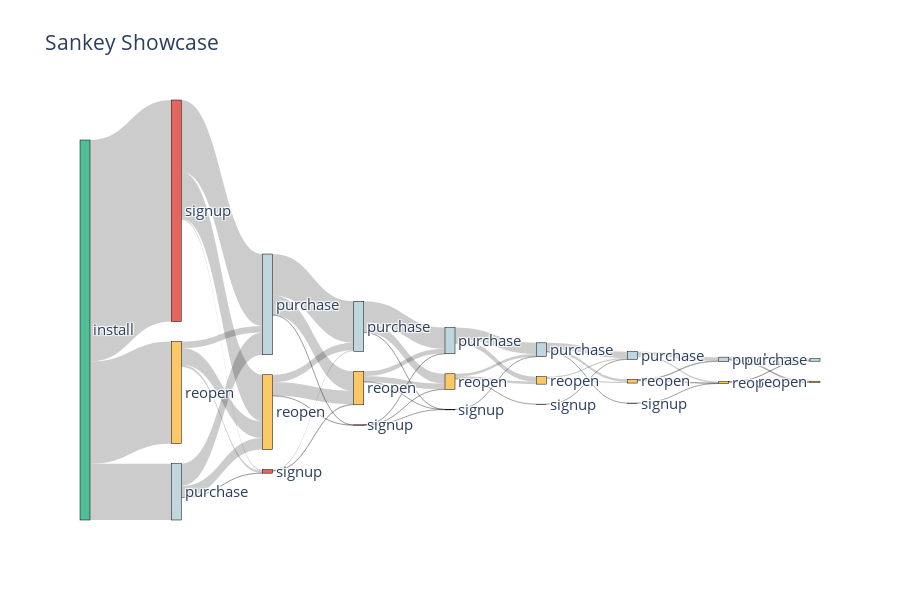

Notebook code for this chart:
### Code cell
import plotly.graph_objects as go
import chart_studio.plotly as py
import plotly

fig = go.Figure(data=[go.Sankey(
    node=dict(
        thickness=10,  # default is 20
        line=dict(color="black", width=0.5),
        label=labels,
        color=colors
    ),
    link=dict(
        source=sources,
        target=targets,
        value=values,
        label=time_to_next,
        hovertemplate='%{value} unique users went from %{source.label} to %{target.label}.<br />' +
        '<br />It took them %{label} in average.<extra></extra>',
    ))])

fig.update_layout(autosize=True, title_text="Sankey Showcase", font=dict(size=15), plot_bgcolor='white')

publish_to_web = False
if publish_to_web:
   py.iplot(fig, filename='user_journey')
else:
   fig.update_layout(width= 900, height=600)
   fig.show()

### Figure 1 — Plotly figure (JSON) as saved in the notebook; plotly's stock layout.template omitted (floating-point values rounded to 4 significant figures)
{"data": [{"link": {"hovertemplate": "%{value} unique users went from %{source.label} to %{target.label}.<br /><br />It took them %{label} in average.<extra></extra>", "label": ["0 days 00:00:00", "0 days 00:00:00", "0 days 00:00:01", "0 days 00:00:01", "0 days 00:00:00", "0 days 00:00:00", "0 days 00:00:00", "0 days 00:00:01", "0 days 00:00:00", "0 days 00:00:00", "0 days 00:00:01", "0 days 00:00:00", "0 days 00:00:00", "0 days 00:00:01", "0 days 00:00:00", "0 days 00:00:00", "0 days 00:00:01", "0 days 00:00:00", "0 days 00:00:01", "0 days 00:00:00", "0 days 00:00:00", "0 days 00:00:01", "0 days 00:00:00", "0 days 00:00:01", "0 days 00:00:00", "0 days 00:00:00", "0 days 00:00:01", "0 days 00:00:00", "0 days 00:00:00", "0 days 00:00:01", "0 days 00:00:00", "0 days 00:00:00", "0 days 00:00:01", "0 days 00:00:01", "0 days 00:00:00", "0 days 00:00:00", "0 days 00:00:01", "0 days 00:00:01", "0 days 00:00:00", "0 days 00:00:00", "0 days 00:00:01", "0 days 00:00:00", "0 days 00:00:00", "0 days 00:00:01", "0 days 00:00:00", "0 days 00:00:01", "0 days 00:00:00", "0 days 00:00:00", "0 days 00:00:00", "0 days 00:00:01"], "source": [0, 0, 0, 1, 1, 1, 2, 2, 2, 5, 5, 5, 7, 7, 7, 10, 10, 13, 13, 13, 16, 16, 3, 3, 3, 4, 4, 4, 8, 8, 8, 6, 6, 19, 19, 14, 14, 11, 11, 11, 20, 20, 17, 17, 12, 9, 9, 9, 15, 18], "target": [1, 2, 3, 4, 5, 6, 5, 4, 6, 7, 8, 9, 10, 11, 12, 13, 14, 16, 17, 18, 19, 20, 5, 4, 6, 7, 8, 9, 10, 11, 12, 7, 8, 21, 22, 16, 17, 14, 13, 15, 21, 22, 19, 20, 13, 11, 10, 12, 16, 20], "value": [15034, 3824, 6924, 3162, 4878, 81, 1517, 790, 4, 2813, 1315, 20, 1435, 668, 10, 762, 336, 437, 169, 3, 250, 89, 438, 1126, 158, 510, 915, 13, 333, 384, 1, 71, 42, 65, 142, 85, 82, 166, 175, 2, 20, 26, 49, 43, 7, 6, 12, 1, 1, 1]}, "node": {"color": ["rgb(80, 190, 151)", "rgb(228, 101, 92)", "rgb(191, 214, 222)", "rgb(252, 200, 101)", "rgb(252, 200, 101)", "rgb(191, 214, 222)", "rgb(228, 101, 92)", "rgb(191, 214, 222)", "rgb(252, 200, 101)", "rgb(228, 101, 92)", "rgb(191, 214, 222)", "rgb(252, 200, 101)", "rgb(228, 101, 92)", "rgb(191, 214, 222)", "rgb(252, 200, 101)", "rgb(228, 101, 92)", "rgb(191, 214, 222)", "rgb(252, 200, 101)", "rgb(228, 101, 92)", "rgb(191, 214, 222)", "rgb(252, 200, 101)", "rgb(252, 200, 101)", "rgb(191, 214, 222)"], "label": ["install", "signup", "purchase", "reopen", "reopen", "purchase", "signup", "purchase", "reopen", "signup", "purchase", "reopen", "signup", "purchase", "reopen", "signup", "purchase", "reopen", "signup", "purchase", "reopen", "reopen", "purchase"], "line": {"color": "black", "width": 0.5}, "thickness": 10}, "type": "sankey"}], "layout": {"autosize": true, "font": {"size": 15}, "height": 600, "plot_bgcolor": "white", "title": {"text": "Sankey Showcase"}, "width": 900}}
